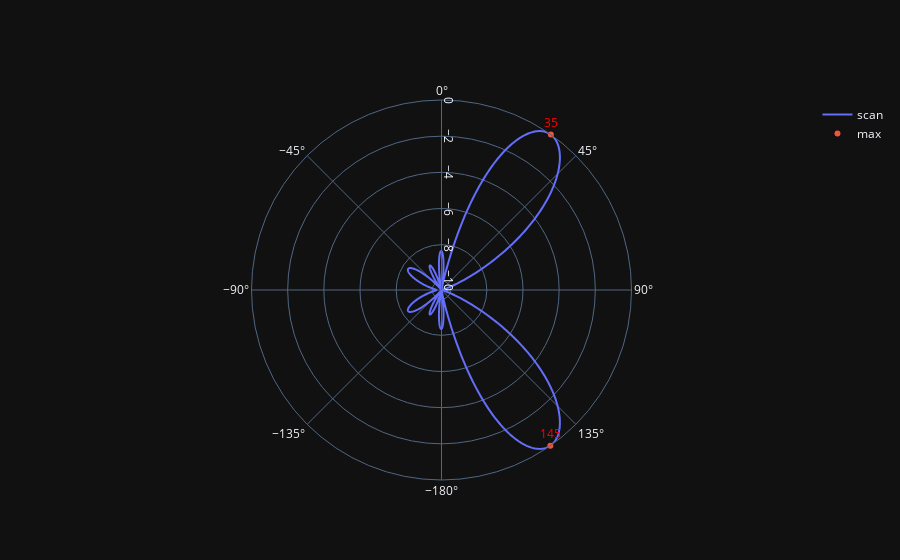

Write notebook code for a chart like this one.
### Markdown cell above
## Visualise it in a polar plan

Calculate max value

### Code cell
max_val = theta_scan.copy()
max_val.fill(None)
max_val[np.argmax(results[250:750])+250] = 0
max_val[np.argmax(results)] = 0

if use_matplotlib:
    fig, ax = plt.subplots(subplot_kw={'projection': 'polar'})
    ax.plot(theta_scan, results) # MAKE SURE TO USE RADIAN FOR POLAR
    ax.plot(theta_scan, max_val)
    ax.set_theta_zero_location('N') # make 0 degrees point up
    ax.set_theta_direction(-1) # increase clockwise
    ax.set_rlabel_position(55)  # Move grid labels away from other labels
    plt.show()
else:
    fig = go.Figure()
    fig.add_trace(go.Scatterpolar(r=results, theta=np.degrees(theta_scan), name='scan', mode='lines', showlegend=True))
    fig.add_trace(go.Scatterpolar(r=max_val, theta=np.degrees(theta_scan), name='max', mode='markers+text', showlegend=True, 
                                  text=np.degrees(theta_scan).astype(int), textposition="top center", textfont=dict(color="Red") ))
    fig.update_layout(polar = dict(radialaxis_angle = 90, angularaxis = dict(direction = "clockwise" ), sector=[-180, 180]))
    fig.update_layout(template="plotly_dark")
    fig.show()

### Figure 1 — Plotly figure (JSON) as saved in the notebook; plotly's stock layout.template omitted (floating-point values rounded to 4 significant figures; data arrays with more than 128 entries replaced by an {"elided": "..."} marker saying what was removed)
{"data": [{"mode": "lines", "name": "scan", "r": {"elided": "1000 float values"}, "showlegend": true, "theta": {"elided": "1000 float values"}, "type": "scatterpolar"}, {"mode": "markers+text", "name": "max", "r": {"elided": "1000 int values"}, "showlegend": true, "text": {"elided": "1000 int values"}, "textfont": {"color": "Red"}, "textposition": "top center", "theta": {"elided": "1000 float values"}, "type": "scatterpolar"}], "layout": {"polar": {"angularaxis": {"direction": "clockwise"}, "radialaxis": {"angle": 90}, "sector": [-180, 180]}}}
